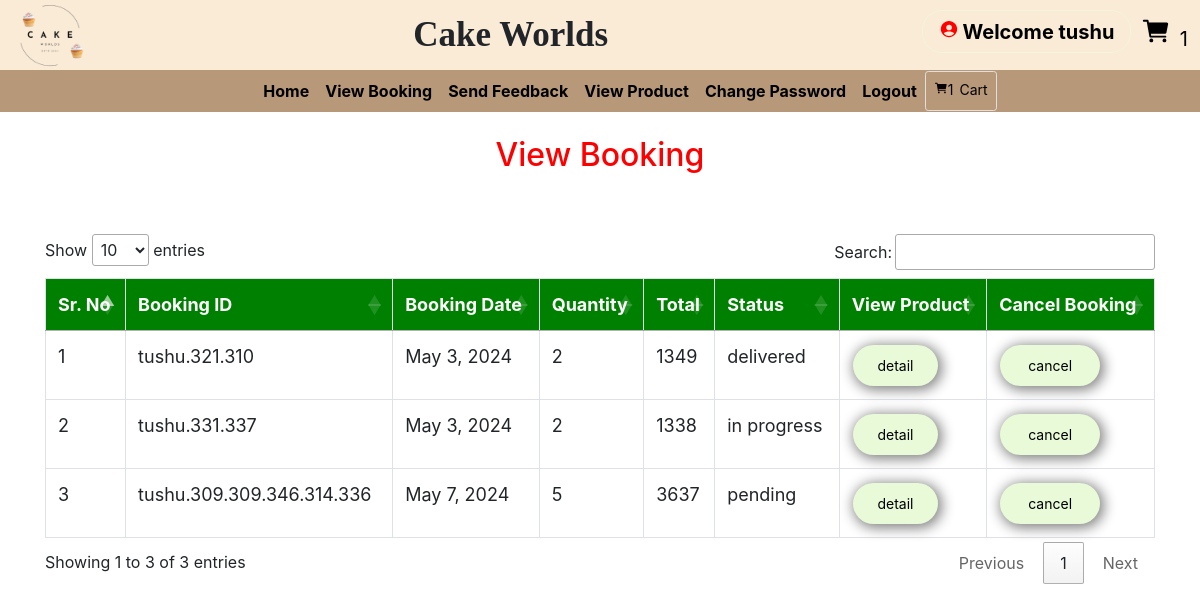
The page /view_booking (signed in) on the database its author committed.
### grocery/models.py (models this page shows, shortened)
class Booking(models.Model):
    status = models.ForeignKey(Status, on_delete=models.CASCADE, null=True)
    profile = models.ForeignKey(Profile, on_delete=models.CASCADE, null=True)
    booking_id = models.CharField(max_length=200,null=True)
    quantity = models.CharField(max_length=100,null=True)
    book_date = models.CharField(max_length=30, null=True)
    total = models.IntegerField(null=True)

class Status(models.Model):
    name = models.CharField(max_length=20, null=True)

### grocery/views.py (the view)
# urls.py: path('view_booking', View_Booking, name='view_booking'),
def View_Booking(request):
    if not request.user.is_authenticated:
        return redirect('login')
    user = User.objects.get(id=request.user.id)
    profile = Profile.objects.get(user=user)
    cart = Cart.objects.filter(profile=profile)
    book = Booking.objects.filter(profile=profile)
    num1=0
    for i in cart:
        num1 += 1
    d = {'book': book,'num1':num1}
    return render(request, 'view_booking.html', d)

### grocery/templates/view_booking.html (shortened to what this page needs)
{% extends 'navigation.html' %}
{% block body %}
<center><h2 style="color:red;margin-top:2%">View Booking</h2></center>
 <div class="container">
<table class="table table-bordered" id="myTable">
  <thead>
  <tr>
    <th>Sr. No</th>
    <th>Booking ID</th>
    <th>Booking Date</th>
      <th>Quantity</th>
      <th>Total</th>
      <th>Status</th>
    <th>View Product</th>
    <th>Cancel Booking</th>
  </tr>
  </thead>
   <tbody>
{% for i in book %}
  <tr>
      <td>{{forloop.counter}}</td>
    <td>{{i.booking_id}}</td>
    <td>{{i.book_date}}</td>
      <td>{{i.quantity}}</td>
      <td>{{i.total}}</td>
      <td>{{i.status.name}}</td>
      <td><a href="{% url 'booking_detail' i.booking_id i.id %}"><button class="button mybtnone">detail</button></a></td>
      <td><a href="{% url 'delete_booking' i.booking_id i.id %}" onclick="return confirm('Are you sure?')"><button class="button mybtnone2" id="#delete">cancel</button></a></td>
  </tr>
   {% endfor %}
    </tbody>
</table>
 </div>
{% endblock %}

### grocery/templates/navigation.html (shortened to what this page needs)
<!DOCTYPE html>
<html lang="en">
<head>
    {% load static %}
     <link rel="stylesheet" href="https://maxcdn.bootstrapcdn.com/bootstrap/4.0.0/css/bootstrap.min.css">
     <link rel = stylesheet href = "//cdn.datatables.net/1.10.19/css/jquery.dataTables.min.css">
     <link href='//netdna.bootstrapcdn.com/font-awesome/4.3.0/css/font-awesome.min.css' rel='stylesheet'/>
     <link rel='stylesheet' href='https://cdnjs.cloudflare.com/ajax/libs/twitter-bootstrap/4.1.3/css/bootstrap.min.css'>
<link rel='stylesheet' href='https://cdnjs.cloudflare.com/ajax/libs/ionicons/2.0.1/css/ionicons.min.css'>
<link rel="stylesheet" href="https://use.fontawesome.com/releases/v5.6.3/css/all.css">
<link rel="stylesheet" href="https://cdnjs.cloudflare.com/ajax/libs/font-awesome/4.7.0/css/font-awesome.min.css">
</head>
<body style="background-color:white">
  <div class="ImgConatin">
    <div class="logo"><img  src="{% static 'images/CakeLogo.png' %} " height="100px" /></div>
    <div class="font">Cake Worlds</div>
    <div class="innerIcon">
      <a href="{% url 'profile' %}"><h5 class="nav-link profile" style="color:rgb(0, 0, 0)"><ion-icon style="margin-right:4px;color:#FF0000" name="person-circle-sharp"></ion-icon>Welcome {{request.user.username}}</h5></a>
         <a href="" class=" cart">
          <ion-icon name="cart"></ion-icon>
          <span>{{num1}}</span>
        </a>
    </div>
  </div>
<nav class="navbar navbar-expand-sm">
  <a class="navbar-brand pl-5 " href="#" style="color:white ; font-weight : bold"></a>
<div class="collapse navbar-collapse" id="collapsibleNavbar">
  <ul class="navbar-nav pl-5 text-center">
    {% if request.user.username %}
    {% if not request.user.is_staff %}
    <li class="nav-item">
      <a class="nav-link" href="{% url 'home' %}" style="color:white">Home</a>
    </li>
    <li class="nav-item">
      <a class="nav-link" href="{% url 'view_booking' %}" style="color:white">View Booking</a>
    </li>
    <li class="nav-item">
      <a class="nav-link" href="{% url 'send_feedback' request.user.id %}" style="color:white">Send Feedback</a>
    </li>
    <li class="nav-item">
      <a class="nav-link" href="{% url 'view_product' 0 %}" style="color:white">View Product</a>
    </li>
    <li class="nav-item">
      <a class="nav-link" href="{% url 'change_password' %}" style="color:white">Change Password</a>
    </li>
    {% endif %}
    {% endif %}
    {% if request.user.is_authenticated %}
    <a class="nav-link" href="{% url 'logout' %}" style="color:white">Logout</a>
    {% endif %}
    {% if not request.user.is_staff %}
    {% if request.user.username %}
    <a href="{% url 'cart' %}" style="border: 0.5px solid rgb(224, 222, 222) " class="btn btn-default btn-sm text-dark text-capitalize ">
        <ion-icon style="color:rgb(6, 0, 0);margin-top:5px" name="cart"></ion-icon><span style="color:rgb(0, 0, 0)">{{num1}}</span><span style="margin-left:6px;margin-top:6px;color:rgb(0, 0, 0)">Cart</span></a></center>
{% endif %}
    {% endif %}
    </ul>
</div>
</nav>
{% block body %}{% endblock %}
</body>
</html>

### grocery/templates/navigation.html (style rules this page uses)
* { box-sizing: border-box; }
#myTable { border-collapse: collapse; width: 100%; border: 1px solid #ddd; font-size: 18px; }
#myTable th { text-align: left; padding: 12px; background-color: green; color: white; }
#myTable td { text-align: left; padding: 12px; background-color: white; }
#myTable tr { border-bottom: 1px solid #ddd; }
.button { background-color: orange; border: none; color: white; padding: 10px; text-align: center; text-decoration: none; display: inline-block; font-size: 14px; margin: 1px 1px; cursor: pointer; }
.nav-link { font-weight:bold; }
.navbar-brand { text-shadow: 1px 1px lightblue; }
.ImgConatin { padding-right: 12px; background-color: antiquewhite; width: 100%; height: 70px; display: flex; justify-content:space-between; align-items: center; }
.innerIcon { position: relative; display: inline; font-size: 30px; display: flex; justify-content: space-evenly; gap: 10px; align-items: center; }
.font { display: inline; font-size: 35px; font-family: cursive; font-weight: bolder; }
h5 { display: inline; color: black; }
.cart { display: inline; font-size: 30px; color: black; }
.cart span { font-size: 20px; }
nav { background-color: rgb(183, 152, 120); display: flex; justify-content: start; align-items: center; border-radius: 0px; height: 42px; }
#collapsibleNavbar { margin-left: -60px; border-radius: 10px; display: flex; justify-content: space-evenly; align-items: center; }
#collapsibleNavbar .nav-link { color: black !important; }
.profile { border: 1px solid beige; border-radius: 20px; }

### grocery/templates/view_booking.html (style rules this page uses)
.mybtnone { background-color: rgb(232, 250, 215); color: rgb(0, 0, 0) !important; position: relative; margin-top: 2px; width: 70%; bottom: 0px; border-radius: 35px; box-shadow: 2px 2px 13px 2px grey; border: none; }
.mybtnone2 { background-color: rgb(232, 250, 215); color: rgb(0, 0, 0) !important; position: relative; margin-top: 2px; width: 70%; bottom: 0px; border-radius: 35px; box-shadow: 2px 2px 13px 2px grey; border: none; }

### rows shown on the page
Booking: booking_id "tushu.321.310", book_date "May 3, 2024", quantity "2", total "1349", status.name "delivered"
Booking: booking_id "tushu.331.337", book_date "May 3, 2024", quantity "2", total "1338", status.name "in progress"
Booking: booking_id "tushu.309.309.346.314.336", book_date "May 7, 2024", quantity "5", total "3637", status.name "pending"

### other values the page prints
{{ request.user.username }} "tushu"
{{ num1 }} "1"
